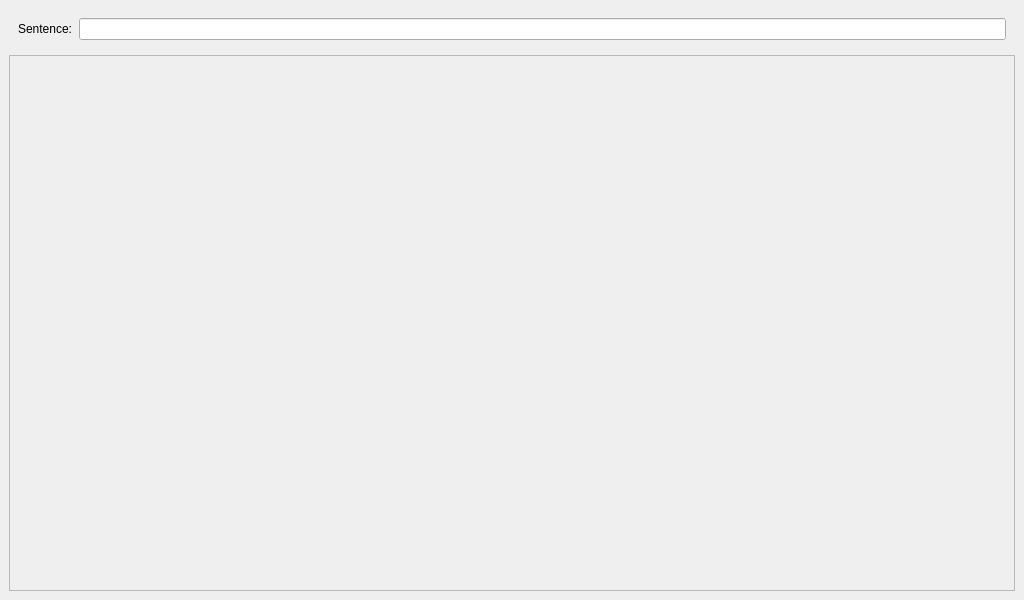
<?xml version="1.0" encoding="UTF-8"?>
<ui version="4.0">
 <class>MainWindow</class>
 <widget class="QMainWindow" name="MainWindow">
  <property name="geometry">
   <rect>
    <x>0</x>
    <y>0</y>
    <width>1024</width>
    <height>600</height>
   </rect>
  </property>
  <property name="windowTitle">
   <string>Debug – Display Graph</string>
  </property>
  <widget class="QWidget" name="centralwidget">
   <layout class="QVBoxLayout" name="verticalLayout">
    <item>
     <widget class="QWidget" name="widget" native="true">
      <layout class="QHBoxLayout" name="horizontalLayout">
       <item>
        <widget class="QLabel" name="label">
         <property name="text">
          <string>Sentence:</string>
         </property>
        </widget>
       </item>
       <item>
        <widget class="QLineEdit" name="lineedit_sentence">
         <property name="readOnly">
          <bool>true</bool>
         </property>
        </widget>
       </item>
      </layout>
     </widget>
    </item>
    <item>
     <widget class="QScrollArea" name="scroll_area">
      <property name="widgetResizable">
       <bool>true</bool>
      </property>
      <widget class="QWidget" name="scrollAreaWidgetContents">
       <property name="geometry">
        <rect>
         <x>0</x>
         <y>0</y>
         <width>998</width>
         <height>519</height>
        </rect>
       </property>
      </widget>
     </widget>
    </item>
   </layout>
  </widget>
 </widget>
 <resources/>
 <connections/>
</ui>
